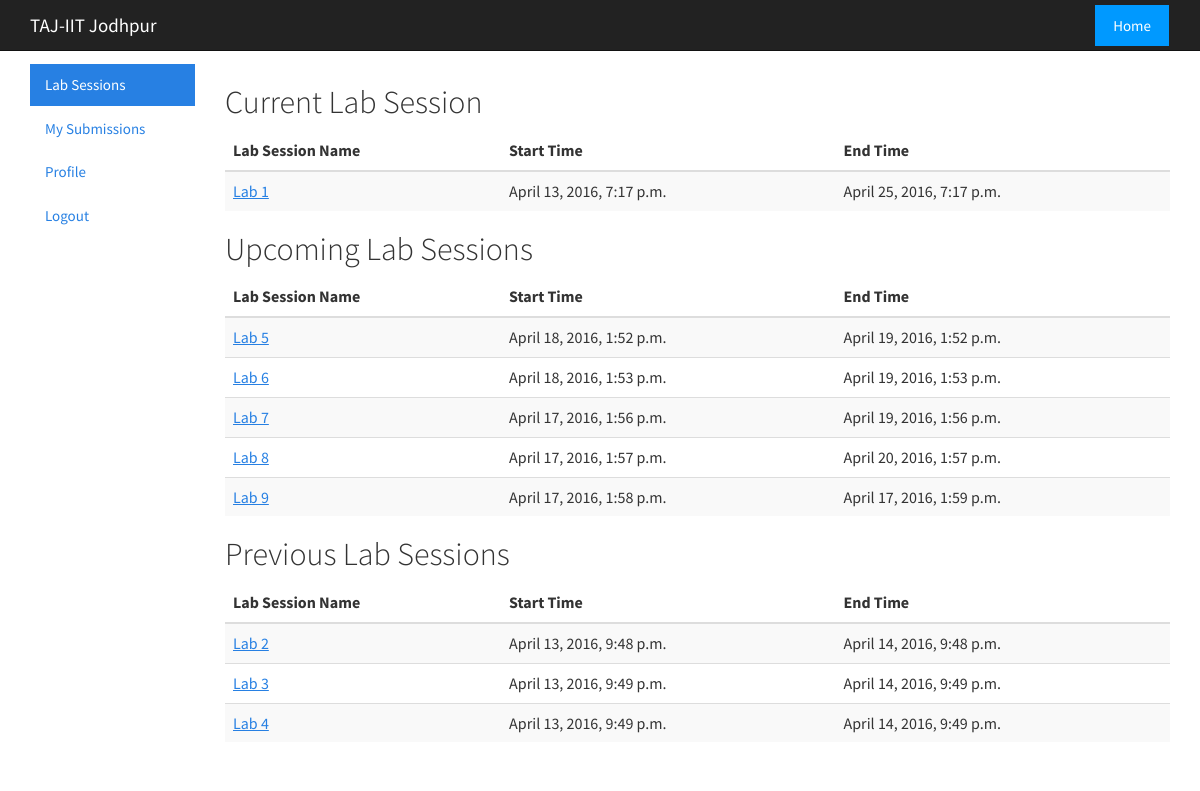
Page /judge/ (signed in) on the committed database.
### judge/models.py (models this page shows, shortened)
class Contest(models.Model):
    contestName = models.CharField(max_length=200, unique=True, null=False)
    course = models.ForeignKey(Course)
    startTime = models.DateTimeField()
    endTime = models.DateTimeField()

### judge/views.py (the view)
# urls.py: url(r'^(?P<contestId>\d+)/problem/(?P<problemId>\d+)/$', views.problem, name='index'),
@login_required
def index(request):
    currentContest = Contest.objects.filter(startTime__lte=datetime.now(), endTime__gt=datetime.now())
    futureContest = Contest.objects.filter(startTime__gt=datetime.now())
    pastContest = Contest.objects.filter(endTime__lt=datetime.now())
    return render(request, 'users/index.html', {'futureContest': futureContest, 'pastContest': pastContest, 'currentContest': currentContest })

### judge/templates/users/index.html
{% include "users/base.html" %}
<body>
    <div class="navbar navbar-default navbar-fixed-top">
        <div class="container">
            <div class="navbar-header">
              <a href="/judge/home/" class="navbar-brand">TAJ-IIT Jodhpur</a>
            </div>
            <a href="/judge/home" type="button" class="btn btn-default navbar-btn pull-right" style="background:  #0099ff;">
                Home
            </a>
        </div>
    </div>
    <br><br><br>
    <div class="container-fluid">
    	<div class="row-fluid">
    		<div class="col-md-2">
				<ul class="nav nav-pills nav-stacked">
				  <li class="active"><a href="#">Lab Sessions</a></li>
          <li><a href="/judge/submission">My Submissions</a></li>
				  <li><a href="/judge/profile">Profile</a></li>
				  <li><a href="/judge/logout">Logout</a></li>
				</ul>
			</div>
			<div class="col-md-10">
                <h2>Current Lab Session</h2>
                <table class="table table-striped table-hover ">
                    <thead>
                      <tr>
                        <th>Lab Session Name</th>
                        <th>Start Time</th>
                        <th>End Time</th>
                      </tr>
                    </thead>
                    <tbody>
                    {% for contests in currentContest %}
                      <tr>
                        <td><a href="contest/{{contests.id}}">{{contests.contestName}}</a></td>
                        <td>{{contests.startTime}}</td>
                        <td>{{contests.endTime}}</td>
                      </tr>
                    {% endfor %}
                    </tbody>
                 </table>
                <h2>Upcoming Lab Sessions</h2>
                <table class="table table-striped table-hover ">
                    <thead>
                      <tr>
                        <th>Lab Session Name</th>
                        <th>Start Time</th>
                        <th>End Time</th>
                      </tr>
                    </thead>
                    <tbody>
                    {% for contests in futureContest %}
                      <tr>
                        <td><a href="contest/{{contests.id}}">{{contests.contestName}}</a></td>
                        <td>{{contests.startTime}}</td>
                        <td>{{contests.endTime}}</td>
                      </tr>
                    {% endfor %}
                    </tbody>
                 </table>
    			<h2>Previous Lab Sessions</h2>
    			<table class="table table-striped table-hover ">
                    <thead>
                      <tr>
                        <th>Lab Session Name</th>
                        <th>Start Time</th>
                        <th>End Time</th>
                      </tr>
                    </thead>
                    <tbody>
                    {% for contests in pastContest %}
                      <tr>
                        <td><a href="contest/{{contests.id}}">{{contests.contestName}}</a></td>
                        <td>{{contests.startTime}}</td>
                        <td>{{contests.endTime}}</td>
                      </tr>
                    {% endfor %}
                    </tbody>
                 </table>
    		</div>
    	</div>
    </div>

### rows in the picture
Contest: contestName "Lab 1", startTime "April 13, 2016, 7:17 p.m.", endTime "April 25, 2016, 7:17 p.m."
Contest: contestName "Lab 5", startTime "April 18, 2016, 1:52 p.m.", endTime "April 19, 2016, 1:52 p.m."
Contest: contestName "Lab 6", startTime "April 18, 2016, 1:53 p.m.", endTime "April 19, 2016, 1:53 p.m."
Contest: contestName "Lab 7", startTime "April 17, 2016, 1:56 p.m.", endTime "April 19, 2016, 1:56 p.m."
Contest: contestName "Lab 8", startTime "April 17, 2016, 1:57 p.m.", endTime "April 20, 2016, 1:57 p.m."
Contest: contestName "Lab 9", startTime "April 17, 2016, 1:58 p.m.", endTime "April 17, 2016, 1:59 p.m."
Contest: contestName "Lab 2", startTime "April 13, 2016, 9:48 p.m.", endTime "April 14, 2016, 9:48 p.m."
Contest: contestName "Lab 3", startTime "April 13, 2016, 9:49 p.m.", endTime "April 14, 2016, 9:49 p.m."
Contest: contestName "Lab 4", startTime "April 13, 2016, 9:49 p.m.", endTime "April 14, 2016, 9:49 p.m."
